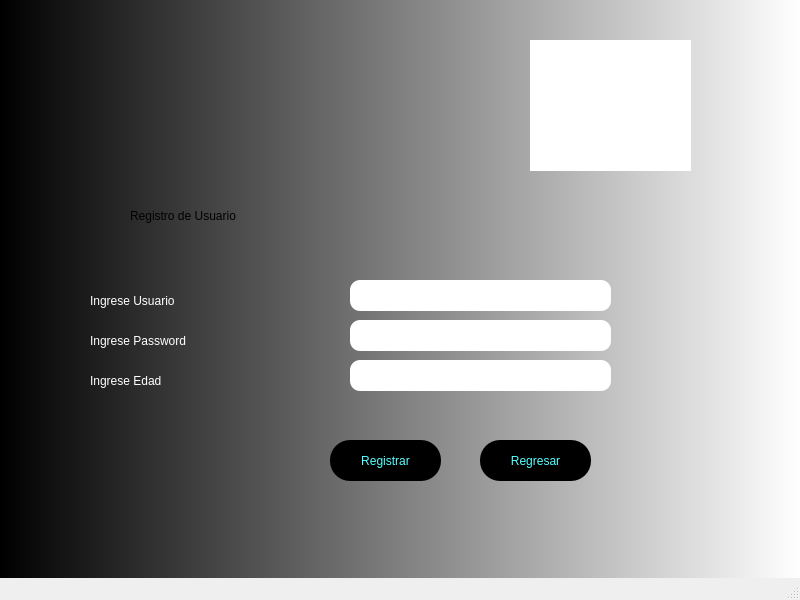
<?xml version="1.0" encoding="UTF-8"?>
<ui version="4.0">
 <class>MainWindow</class>
 <widget class="QMainWindow" name="MainWindow">
  <property name="geometry">
   <rect>
    <x>0</x>
    <y>0</y>
    <width>800</width>
    <height>600</height>
   </rect>
  </property>
  <property name="windowTitle">
   <string>MainWindow</string>
  </property>
  <property name="styleSheet">
   <string notr="true">QWidget#centralwidget{
background-color: qlineargradient(spread:pad, x1:0, y1:0, x2:1, y2:0, stop:0 rgba(0, 0, 0, 255), stop:1 rgba(255, 255, 255, 255));}</string>
  </property>
  <widget class="QWidget" name="centralwidget">
   <widget class="QLabel" name="label_4">
    <property name="geometry">
     <rect>
      <x>530</x>
      <y>40</y>
      <width>161</width>
      <height>131</height>
     </rect>
    </property>
    <property name="styleSheet">
     <string notr="true">background-color: rgb(255, 255, 255);</string>
    </property>
    <property name="text">
     <string/>
    </property>
    <property name="pixmap">
     <pixmap>../Imagenes/1.png</pixmap>
    </property>
    <property name="scaledContents">
     <bool>true</bool>
    </property>
   </widget>
   <widget class="QLabel" name="label">
    <property name="geometry">
     <rect>
      <x>130</x>
      <y>180</y>
      <width>511</width>
      <height>71</height>
     </rect>
    </property>
    <property name="styleSheet">
     <string notr="true">font: 26pt &quot;MV Boli&quot;;
font: 48pt &quot;Impact&quot;;</string>
    </property>
    <property name="text">
     <string>Registro de Usuario</string>
    </property>
   </widget>
   <widget class="QLabel" name="label_2">
    <property name="geometry">
     <rect>
      <x>90</x>
      <y>290</y>
      <width>211</width>
      <height>21</height>
     </rect>
    </property>
    <property name="styleSheet">
     <string notr="true">font: 87 12pt &quot;Arial Black&quot;;
color: rgb(255, 255, 255);</string>
    </property>
    <property name="text">
     <string>Ingrese Usuario</string>
    </property>
   </widget>
   <widget class="QLabel" name="label_3">
    <property name="geometry">
     <rect>
      <x>90</x>
      <y>330</y>
      <width>211</width>
      <height>21</height>
     </rect>
    </property>
    <property name="styleSheet">
     <string notr="true">font: 87 12pt &quot;Arial Black&quot;;
color: rgb(255, 255, 255);</string>
    </property>
    <property name="text">
     <string>Ingrese Password</string>
    </property>
   </widget>
   <widget class="QLabel" name="label_6">
    <property name="geometry">
     <rect>
      <x>90</x>
      <y>370</y>
      <width>211</width>
      <height>21</height>
     </rect>
    </property>
    <property name="styleSheet">
     <string notr="true">font: 87 12pt &quot;Arial Black&quot;;
color: rgb(255, 255, 255);</string>
    </property>
    <property name="text">
     <string>Ingrese Edad</string>
    </property>
   </widget>
   <widget class="QLineEdit" name="lineEdit">
    <property name="geometry">
     <rect>
      <x>350</x>
      <y>280</y>
      <width>261</width>
      <height>31</height>
     </rect>
    </property>
    <property name="styleSheet">
     <string notr="true">border-radius:10px;</string>
    </property>
   </widget>
   <widget class="QLineEdit" name="lineEdit_2">
    <property name="geometry">
     <rect>
      <x>350</x>
      <y>320</y>
      <width>261</width>
      <height>31</height>
     </rect>
    </property>
    <property name="styleSheet">
     <string notr="true">border-radius:10px;</string>
    </property>
   </widget>
   <widget class="QLineEdit" name="lineEdit_3">
    <property name="geometry">
     <rect>
      <x>350</x>
      <y>360</y>
      <width>261</width>
      <height>31</height>
     </rect>
    </property>
    <property name="styleSheet">
     <string notr="true">border-radius:10px;</string>
    </property>
   </widget>
   <widget class="QPushButton" name="pushButton">
    <property name="geometry">
     <rect>
      <x>330</x>
      <y>440</y>
      <width>111</width>
      <height>41</height>
     </rect>
    </property>
    <property name="styleSheet">
     <string notr="true">background-color: rgb(0, 0, 0);
color: rgb(85, 255, 255);
border-radius:20px;</string>
    </property>
    <property name="text">
     <string>Registrar</string>
    </property>
   </widget>
   <widget class="QPushButton" name="pushButton_2">
    <property name="geometry">
     <rect>
      <x>480</x>
      <y>440</y>
      <width>111</width>
      <height>41</height>
     </rect>
    </property>
    <property name="styleSheet">
     <string notr="true">background-color: rgb(0, 0, 0);
color: rgb(85, 255, 255);
border-radius:20px;</string>
    </property>
    <property name="text">
     <string>Regresar</string>
    </property>
   </widget>
  </widget>
  <widget class="QMenuBar" name="menubar">
   <property name="geometry">
    <rect>
     <x>0</x>
     <y>0</y>
     <width>800</width>
     <height>21</height>
    </rect>
   </property>
  </widget>
  <widget class="QStatusBar" name="statusbar"/>
 </widget>
 <resources/>
 <connections/>
</ui>
